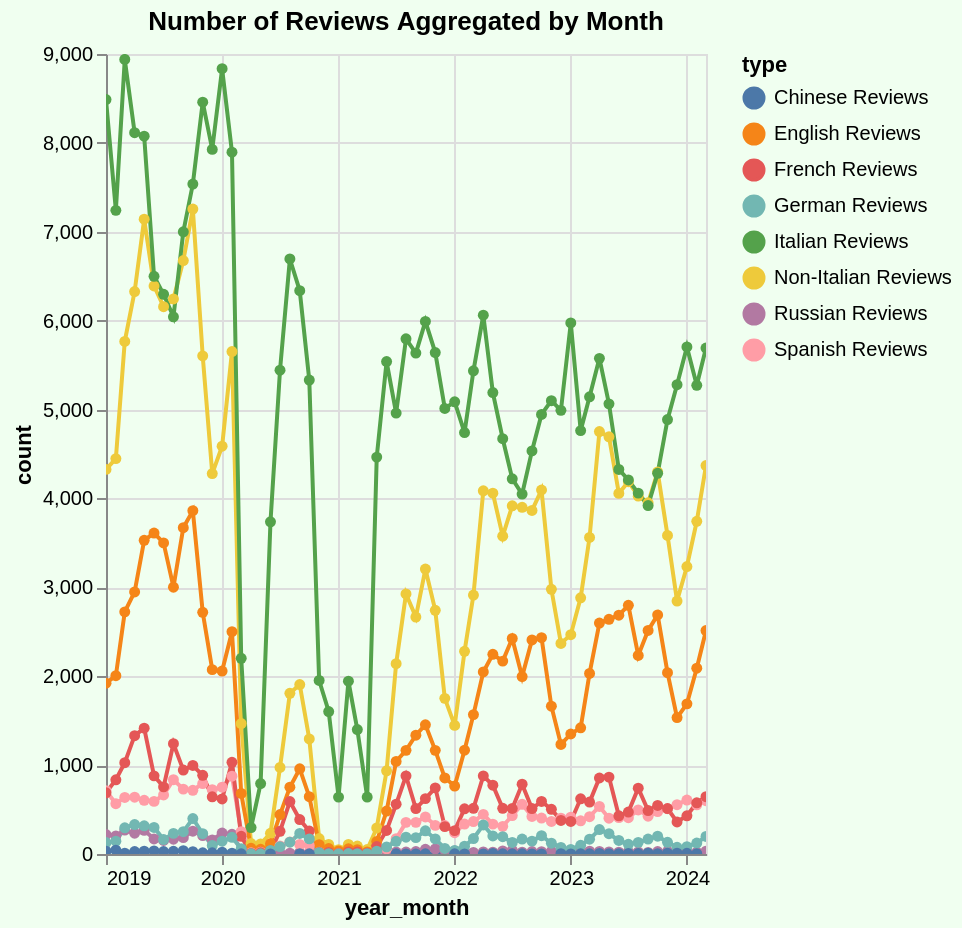

Write the Vega-Lite specification saved for this chart.
### Vega-Lite specification from a JSON file in a GitHub repository (floating-point values rounded to 4 significant figures; data arrays with more than 128 entries replaced by an {"elided": "..."} marker saying what was removed)
{"config": {"view": {"continuousWidth": 300, "continuousHeight": 300}}, "data": {"name": "data-def2f1499f44e253f61f4e337e277026"}, "mark": {"type": "line", "point": true}, "background": "#f0fff0", "encoding": {"color": {"field": "type", "type": "nominal"}, "tooltip": [{"field": "year_month", "type": "temporal"}, {"field": "count", "type": "quantitative"}, {"field": "type", "type": "nominal"}], "x": {"field": "year_month", "type": "temporal"}, "y": {"field": "count", "type": "quantitative"}}, "height": 400, "params": [{"name": "param_24", "select": {"type": "interval", "encodings": ["x", "y"]}, "bind": "scales"}], "title": "Number of Reviews Aggregated by Month", "width": "container", "$schema": "https://vega.github.io/schema/vega-lite/v5.17.0.json", "datasets": {"data-def2f1499f44e253f61f4e337e277026": {"elided": "487 records"}}}
